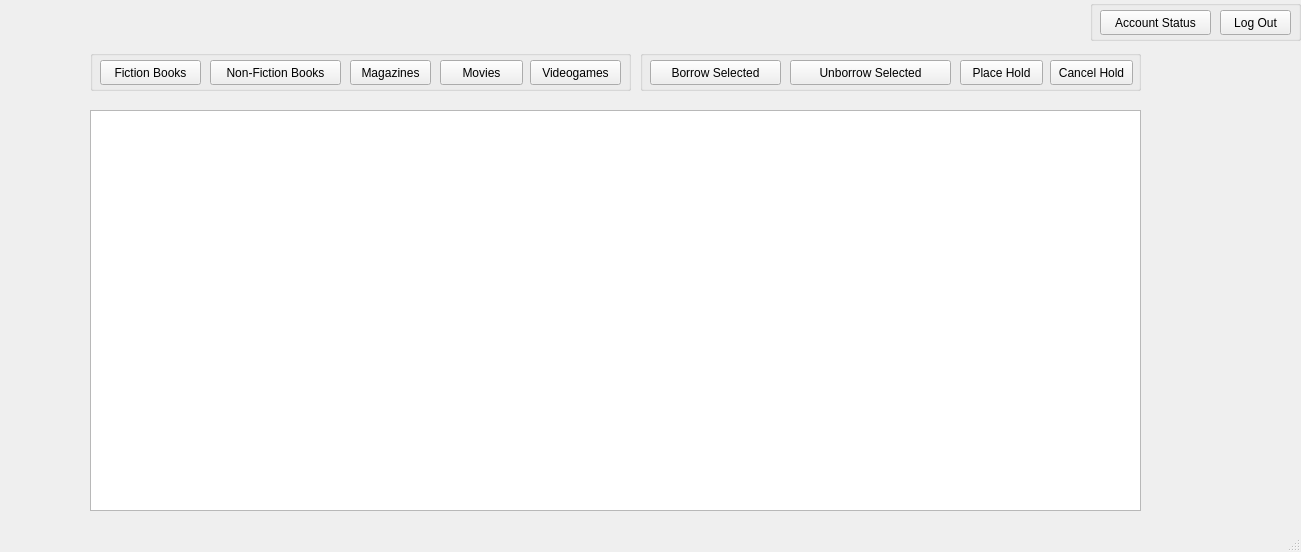
<?xml version="1.0" encoding="UTF-8"?>
<ui version="4.0">
 <class>MainWindow</class>
 <widget class="QMainWindow" name="MainWindow">
  <property name="geometry">
   <rect>
    <x>0</x>
    <y>0</y>
    <width>1301</width>
    <height>552</height>
   </rect>
  </property>
  <property name="windowTitle">
   <string>MainWindow</string>
  </property>
  <widget class="QWidget" name="centralwidget">
   <widget class="QLabel" name="userRoleLabel">
    <property name="geometry">
     <rect>
      <x>10</x>
      <y>0</y>
      <width>751</width>
      <height>16</height>
     </rect>
    </property>
    <property name="text">
     <string/>
    </property>
   </widget>
   <widget class="QGroupBox" name="tableButtonGroupBox">
    <property name="geometry">
     <rect>
      <x>90</x>
      <y>50</y>
      <width>541</width>
      <height>41</height>
     </rect>
    </property>
    <property name="title">
     <string/>
    </property>
    <widget class="QPushButton" name="fictionButton">
     <property name="geometry">
      <rect>
       <x>10</x>
       <y>10</y>
       <width>101</width>
       <height>25</height>
      </rect>
     </property>
     <property name="text">
      <string>Fiction Books</string>
     </property>
    </widget>
    <widget class="QPushButton" name="nonFictionButton">
     <property name="geometry">
      <rect>
       <x>120</x>
       <y>10</y>
       <width>131</width>
       <height>25</height>
      </rect>
     </property>
     <property name="text">
      <string>Non-Fiction Books</string>
     </property>
    </widget>
    <widget class="QPushButton" name="magazineButton">
     <property name="geometry">
      <rect>
       <x>260</x>
       <y>10</y>
       <width>81</width>
       <height>25</height>
      </rect>
     </property>
     <property name="text">
      <string>Magazines</string>
     </property>
    </widget>
    <widget class="QPushButton" name="movieButton">
     <property name="geometry">
      <rect>
       <x>350</x>
       <y>10</y>
       <width>83</width>
       <height>25</height>
      </rect>
     </property>
     <property name="text">
      <string>Movies</string>
     </property>
    </widget>
    <widget class="QPushButton" name="videoGameButton">
     <property name="geometry">
      <rect>
       <x>440</x>
       <y>10</y>
       <width>91</width>
       <height>25</height>
      </rect>
     </property>
     <property name="text">
      <string>Videogames</string>
     </property>
    </widget>
   </widget>
   <widget class="QStackedWidget" name="stackedWidget">
    <property name="geometry">
     <rect>
      <x>10</x>
      <y>90</y>
      <width>1281</width>
      <height>471</height>
     </rect>
    </property>
    <property name="currentIndex">
     <number>5</number>
    </property>
    <widget class="QWidget" name="page">
     <widget class="QGroupBox" name="loginGroupBox">
      <property name="geometry">
       <rect>
        <x>250</x>
        <y>40</y>
        <width>771</width>
        <height>266</height>
       </rect>
      </property>
      <property name="minimumSize">
       <size>
        <width>400</width>
        <height>150</height>
       </size>
      </property>
      <property name="title">
       <string/>
      </property>
      <widget class="QLineEdit" name="usernameLineEdit">
       <property name="geometry">
        <rect>
         <x>200</x>
         <y>100</y>
         <width>351</width>
         <height>25</height>
        </rect>
       </property>
       <property name="text">
        <string>Enter username</string>
       </property>
      </widget>
      <widget class="QPushButton" name="loginButton">
       <property name="geometry">
        <rect>
         <x>330</x>
         <y>130</y>
         <width>83</width>
         <height>25</height>
        </rect>
       </property>
       <property name="text">
        <string>Login</string>
       </property>
      </widget>
     </widget>
    </widget>
    <widget class="QWidget" name="page_2">
     <widget class="QTableWidget" name="fictionTableWidget">
      <property name="geometry">
       <rect>
        <x>80</x>
        <y>20</y>
        <width>1051</width>
        <height>401</height>
       </rect>
      </property>
     </widget>
    </widget>
    <widget class="QWidget" name="page_3">
     <widget class="QTableWidget" name="nonFictionTableWidget">
      <property name="geometry">
       <rect>
        <x>80</x>
        <y>20</y>
        <width>1051</width>
        <height>401</height>
       </rect>
      </property>
     </widget>
    </widget>
    <widget class="QWidget" name="page_4">
     <widget class="QTableWidget" name="magazineTableWidget">
      <property name="geometry">
       <rect>
        <x>80</x>
        <y>20</y>
        <width>1051</width>
        <height>401</height>
       </rect>
      </property>
     </widget>
    </widget>
    <widget class="QWidget" name="page_5">
     <widget class="QTableWidget" name="movieTableWidget">
      <property name="geometry">
       <rect>
        <x>80</x>
        <y>20</y>
        <width>1051</width>
        <height>401</height>
       </rect>
      </property>
     </widget>
    </widget>
    <widget class="QWidget" name="page_6">
     <widget class="QTableWidget" name="videoGameTableWidget">
      <property name="geometry">
       <rect>
        <x>80</x>
        <y>20</y>
        <width>1051</width>
        <height>401</height>
       </rect>
      </property>
     </widget>
    </widget>
    <widget class="QWidget" name="accountPage">
     <widget class="QLabel" name="accountTitleLabel">
      <property name="geometry">
       <rect>
        <x>20</x>
        <y>10</y>
        <width>300</width>
        <height>31</height>
       </rect>
      </property>
      <property name="font">
       <font>
        <pointsize>14</pointsize>
        <weight>75</weight>
        <bold>true</bold>
       </font>
      </property>
      <property name="text">
       <string>Account Status</string>
      </property>
     </widget>
     <widget class="QPushButton" name="backFromAccountButton">
      <property name="geometry">
       <rect>
        <x>1150</x>
        <y>10</y>
        <width>101</width>
        <height>25</height>
       </rect>
      </property>
      <property name="text">
       <string>Back</string>
      </property>
     </widget>
     <widget class="QLabel" name="accountNameLabel">
      <property name="geometry">
       <rect>
        <x>20</x>
        <y>50</y>
        <width>600</width>
        <height>21</height>
       </rect>
      </property>
      <property name="text">
       <string>—</string>
      </property>
     </widget>
     <widget class="QLabel" name="accountRoleLabel">
      <property name="geometry">
       <rect>
        <x>20</x>
        <y>75</y>
        <width>300</width>
        <height>21</height>
       </rect>
      </property>
      <property name="text">
       <string>—</string>
      </property>
     </widget>
     <widget class="QLabel" name="finesStaticLabel">
      <property name="geometry">
       <rect>
        <x>20</x>
        <y>100</y>
        <width>160</width>
        <height>21</height>
       </rect>
      </property>
      <property name="text">
       <string>Outstanding Fines:</string>
      </property>
     </widget>
     <widget class="QLabel" name="finesValueLabel">
      <property name="geometry">
       <rect>
        <x>190</x>
        <y>100</y>
        <width>200</width>
        <height>21</height>
       </rect>
      </property>
      <property name="text">
       <string>$0.00</string>
      </property>
     </widget>
     <widget class="QTableWidget" name="loansTableWidget">
      <property name="geometry">
       <rect>
        <x>20</x>
        <y>140</y>
        <width>1231</width>
        <height>190</height>
       </rect>
      </property>
     </widget>
     <widget class="QTableWidget" name="holdsTableWidget">
      <property name="geometry">
       <rect>
        <x>20</x>
        <y>340</y>
        <width>1231</width>
        <height>130</height>
       </rect>
      </property>
     </widget>
    </widget>
   </widget>
   <widget class="QGroupBox" name="actionButtonsGroupBox">
    <property name="geometry">
     <rect>
      <x>640</x>
      <y>50</y>
      <width>501</width>
      <height>41</height>
     </rect>
    </property>
    <property name="title">
     <string/>
    </property>
    <widget class="QPushButton" name="borrowSelectedButton">
     <property name="geometry">
      <rect>
       <x>10</x>
       <y>10</y>
       <width>131</width>
       <height>25</height>
      </rect>
     </property>
     <property name="toolTip">
      <string>Borrows the currently selected row in the visible table</string>
     </property>
     <property name="text">
      <string>Borrow Selected</string>
     </property>
    </widget>
    <widget class="QPushButton" name="placeHoldButton">
     <property name="geometry">
      <rect>
       <x>320</x>
       <y>10</y>
       <width>83</width>
       <height>25</height>
      </rect>
     </property>
     <property name="text">
      <string>Place Hold</string>
     </property>
    </widget>
    <widget class="QPushButton" name="cancelHoldButton">
     <property name="geometry">
      <rect>
       <x>410</x>
       <y>10</y>
       <width>83</width>
       <height>25</height>
      </rect>
     </property>
     <property name="text">
      <string>Cancel Hold</string>
     </property>
    </widget>
    <widget class="QPushButton" name="unborrowSelectedButton">
     <property name="geometry">
      <rect>
       <x>150</x>
       <y>10</y>
       <width>161</width>
       <height>25</height>
      </rect>
     </property>
     <property name="toolTip">
      <string>Returns the selected item from the Account &gt; Loans table</string>
     </property>
     <property name="text">
      <string>Unborrow Selected</string>
     </property>
    </widget>
   </widget>
   <widget class="QGroupBox" name="accountButtonsGroupBox">
    <property name="geometry">
     <rect>
      <x>1090</x>
      <y>0</y>
      <width>211</width>
      <height>41</height>
     </rect>
    </property>
    <property name="title">
     <string/>
    </property>
    <widget class="QPushButton" name="accountStatusButton">
     <property name="geometry">
      <rect>
       <x>10</x>
       <y>10</y>
       <width>111</width>
       <height>25</height>
      </rect>
     </property>
     <property name="text">
      <string>Account Status</string>
     </property>
    </widget>
    <widget class="QPushButton" name="logoutButton">
     <property name="geometry">
      <rect>
       <x>130</x>
       <y>10</y>
       <width>71</width>
       <height>25</height>
      </rect>
     </property>
     <property name="text">
      <string>Log Out</string>
     </property>
    </widget>
   </widget>
  </widget>
  <widget class="QStatusBar" name="statusbar"/>
 </widget>
 <resources/>
 <connections/>
</ui>
